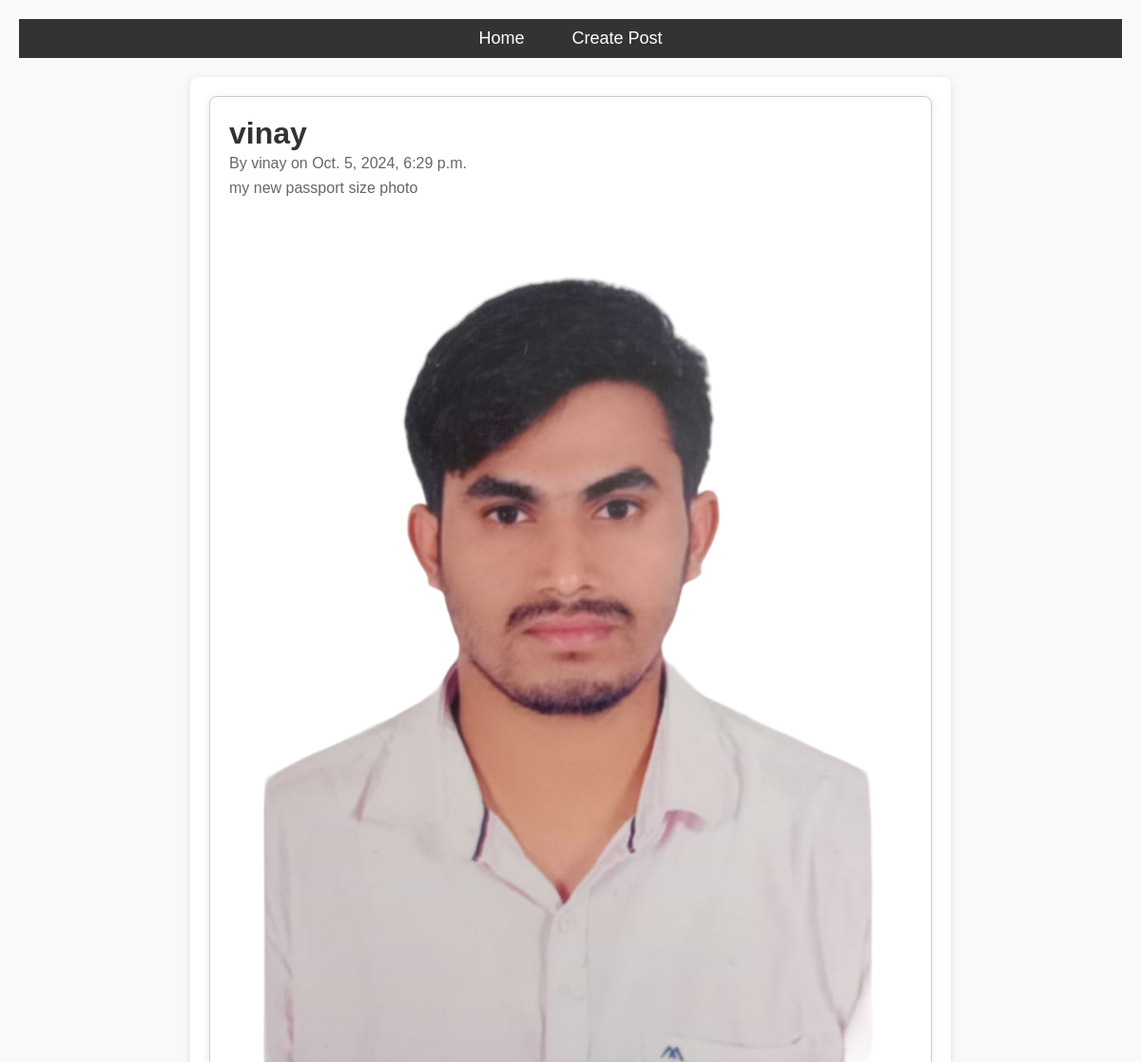
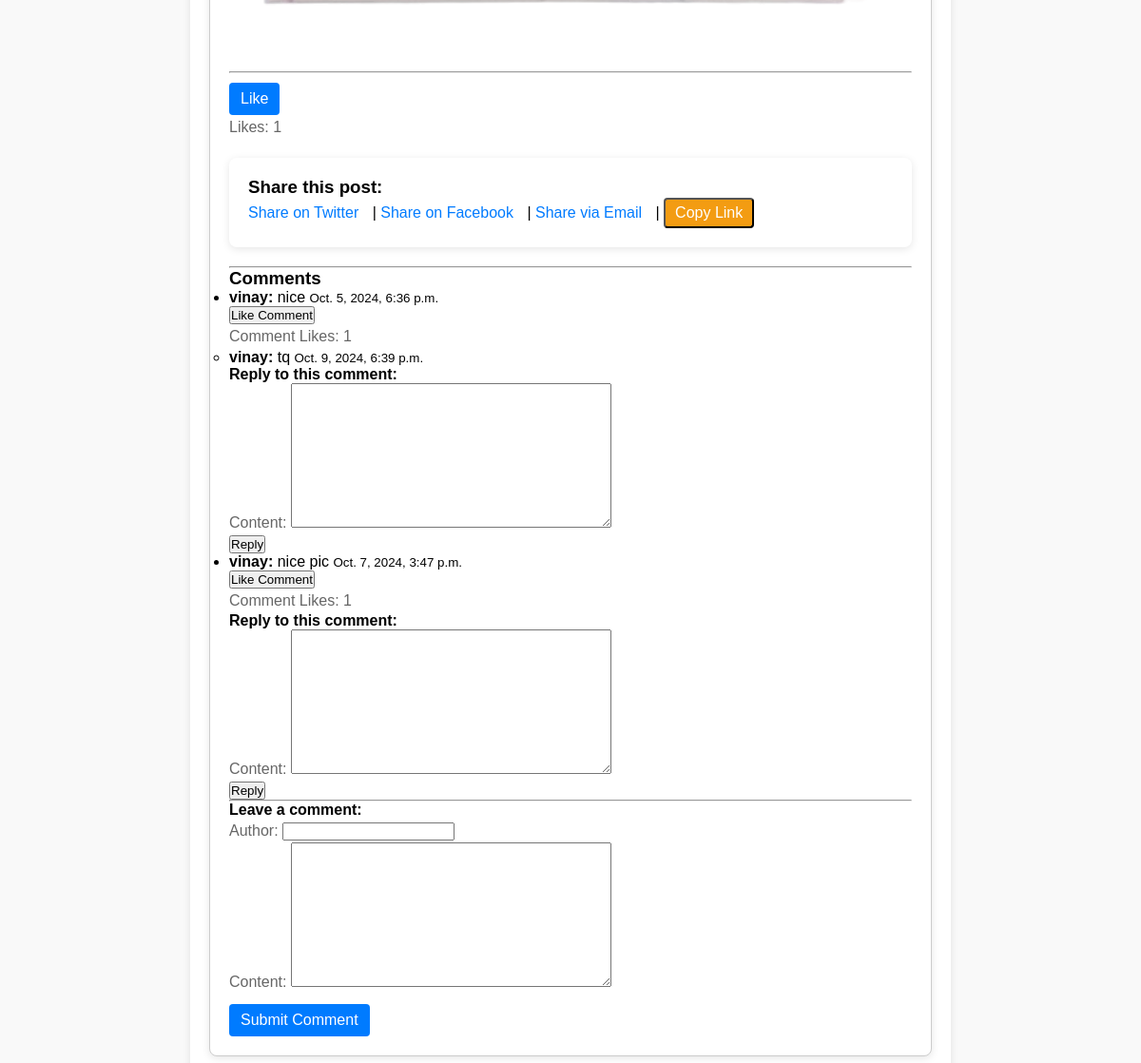
Screenshot of /post/7/ with the database file from the repository (2 pictures, top to bottom).
### blog/models.py (models this page shows, shortened)
class Post(models.Model):
    title = models.CharField(max_length=200)
    content = models.TextField()
    author = models.ForeignKey(User, on_delete=models.CASCADE)
    date_posted = models.DateTimeField(default=timezone.now)
    image = models.ImageField(upload_to='post_images/', blank=True, null=True)  # New field for images
    video = models.FileField(upload_to='post_videos/', blank=True, null=True)   # New field for videos
    likes = models.ManyToManyField(User, related_name='liked_posts', blank=True)
    def total_likes(self):
        return self.likes.count()

class Comment(models.Model):
    post = models.ForeignKey(Post, related_name='comments', on_delete=models.CASCADE)
    author = models.CharField(max_length=100)
    content = models.TextField()
    date_posted = models.DateTimeField(default=timezone.now)
    likes = models.ManyToManyField(User, related_name='comment_likes', blank=True)
    def total_likes(self):
        return self.likes.count()

class Reply(models.Model):
    comment = models.ForeignKey(Comment, related_name='replies', on_delete=models.CASCADE)
    author = models.ForeignKey(User, on_delete=models.CASCADE)
    content = models.TextField()
    date_posted = models.DateTimeField(default=timezone.now)

### blog/views.py (the view, shortened to what this page needs)
# urls.py: path('post/<int:pk>/', views.post_detail, name='post-detail'),
def post_detail(request, pk):
    post = get_object_or_404(Post, pk=pk)
    comments = post.comments.all()  # Retrieve all comments related to the post
    comment_form = CommentForm()
    reply_form = ReplyForm()
    context = {
        'post': post,
        'comment_form': comment_form,
        'reply_form': reply_form,
        'comments': comments,
    }
    return render(request, 'blog/post_detail.html', context)

### blog/forms.py
class CommentForm(forms.ModelForm):
    class Meta:
        model = Comment
        fields = ['author', 'content']

class ReplyForm(forms.ModelForm):
    class Meta:
        model = Reply
        fields = ['content']

### templates/blog/post_detail.html (shortened to what this page needs)
{% extends 'base.html' %}
{% block content %}
    <div class="post-container">
        <h2>{{ post.title }}</h2>
        <p>By {{ post.author }} on {{ post.date_posted }}</p>
        <p>{{ post.content }}</p>
        {% if post.image %}
            <img src="{{ post.image.url }}" alt="Post Image">
        {% endif %}
        <hr>
        <form method="POST" action="{% url 'like-post' post.pk %}">
            {% if user in post.likes.all %}
                <button type="submit" class="like-button">Unlike</button>
            {% else %}
                <button type="submit" class="like-button">Like</button>
            {% endif %}
        </form>
        <p>Likes: {{ post.total_likes }}</p>
        <div class="share-options">
            <h3>Share this post:</h3>
            <a href="https://twitter.com/intent/tweet?text={{ post.title }}&url={{ request.build_absolute_uri }}">Share on Twitter</a> |
            <a href="https://www.facebook.com/sharer/sharer.php?u={{ request.build_absolute_uri }}">Share on Facebook</a> |
            <a href="mailto:?subject=Check out this post&body={{ post.title }}: {{ request.build_absolute_uri }}">Share via Email</a> |
            <button class="copy-link-button" onclick="copyToClipboard('{{ request.build_absolute_uri }}')">Copy Link</button>
        </div>
        <hr>
        <h3>Comments</h3>
        <ul>
            {% for comment in post.comments.all %}
                <li>
                    <strong>{{ comment.author }}:</strong> {{ comment.content }} <small>{{ comment.date_posted }}</small>
                    <form method="POST" action="{% url 'like_comment' comment.id %}">
                        {% if user in comment.likes.all %}
                            <button type="submit">Unlike Comment</button>
                        {% else %}
                            <button type="submit">Like Comment</button>
                        {% endif %}
                    </form>
                    <p>Comment Likes: {{ comment.total_likes }}</p>
                    {% if comment.replies.all %}
                        <ul>
                            {% for reply in comment.replies.all %}
                                <li><strong>{{ reply.author }}:</strong> {{ reply.content }} <small>{{ reply.date_posted }}</small></li>
                            {% endfor %}
                        </ul>
                    {% endif %}
                    <h4>Reply to this comment:</h4>
                    <form method="POST" action="{% url 'reply_comment' comment.id %}">
                        {{ reply_form.as_p }}
                        <button type="submit">Reply</button>
                    </form>
                </li>
            {% empty %}
                <p>No comments yet. Be the first to comment!</p>
            {% endfor %}
        </ul>
        <hr>
        <h4>Leave a comment:</h4>
        <form method="POST" action="{% url 'add-comment' post.pk %}">
            {{ comment_form.as_p }}
            <button type="submit" class="like-button">Submit Comment</button>
        </form>
    </div>
{% endblock %}

### templates/base.html (shortened to what this page needs)
<!DOCTYPE html>
<html lang="en">
<head>
</head>
<body>
    <header>
        <nav>
            <a href="{% url 'post_list' %}">Home</a>
            <a href="{% url 'create_post' %}">Create Post</a>
        </nav>
    </header>
    <div>
        {% block content %}
        {% endblock %}
    </div>
</body>
</html>

### templates/base.html (style rules this page uses)
* { margin: 0; padding: 0; box-sizing: border-box; }
body { font-family: Arial, sans-serif; background-color: #f9f9f9; padding: 20px; }
header { background-color: #333; color: white; padding: 10px 0; }
nav { display: flex; justify-content: center; gap: 50px; }
nav a { color: white; text-decoration: none; font-size: 18px; }
div { margin: 20px auto; max-width: 800px; background-color: white; padding: 20px; border-radius: 8px; box-shadow: 0 2px 8px rgba(0, 0, 0, 0.1); }

### templates/blog/post_detail.html (style rules this page uses)
.post-container { max-width: 800px; margin: 0 auto; padding: 20px; border: 1px solid #ccc; border-radius: 8px; background-color: #fff; }
.post-container img { max-width: 100%; height: auto; }
h2 { font-size: 2rem; color: #333; }
p { font-size: 1rem; color: #666; line-height: 1.6; }
.like-button { margin-top: 10px; background-color: #007bff; color: white; border: none; padding: 8px 12px; border-radius: 4px; cursor: pointer; font-size: 1rem; }
.share-options a { text-decoration: none; color: #007bff; margin-right: 10px; font-size: 1rem; }
.copy-link-button { background-color: #f39c12; color: white; padding: 5px 10px; border-radius: 4px; cursor: pointer; font-size: 1rem; }

### rows the page displays
Post: title "vinay", author "vinay", date_posted "Oct. 5, 2024, 6:29 p.m.", content "my new passport size photo", image (picture), total_likes "1"
Comment: author "vinay", content "nice", date_posted "Oct. 5, 2024, 6:36 p.m.", shows "Like Comment", total_likes "1"
Reply: author "vinay", content "tq", date_posted "Oct. 9, 2024, 6:39 p.m."
Comment: author "vinay", content "nice pic", date_posted "Oct. 7, 2024, 3:47 p.m.", shows "Like Comment", total_likes "1"
